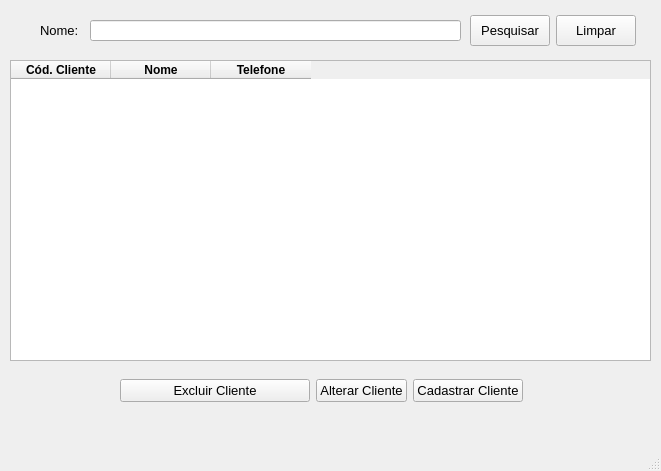
<?xml version="1.0" encoding="UTF-8"?>
<ui version="4.0">
 <class>FormClientes</class>
 <widget class="QMainWindow" name="FormClientes">
  <property name="geometry">
   <rect>
    <x>0</x>
    <y>0</y>
    <width>661</width>
    <height>471</height>
   </rect>
  </property>
  <property name="windowTitle">
   <string>Clientes</string>
  </property>
  <property name="windowIcon">
   <iconset>
    <normaloff>../../img/cadastrar usuario.png</normaloff>../../img/cadastrar usuario.png</iconset>
  </property>
  <widget class="QWidget" name="centralwidget">
   <widget class="QLabel" name="label">
    <property name="geometry">
     <rect>
      <x>40</x>
      <y>20</y>
      <width>41</width>
      <height>21</height>
     </rect>
    </property>
    <property name="font">
     <font>
      <pointsize>10</pointsize>
     </font>
    </property>
    <property name="text">
     <string>Nome:</string>
    </property>
   </widget>
   <widget class="QLineEdit" name="editPesquisaCliente">
    <property name="geometry">
     <rect>
      <x>90</x>
      <y>20</y>
      <width>371</width>
      <height>21</height>
     </rect>
    </property>
    <property name="text">
     <string/>
    </property>
   </widget>
   <widget class="QTableWidget" name="tableCliente">
    <property name="geometry">
     <rect>
      <x>10</x>
      <y>60</y>
      <width>641</width>
      <height>301</height>
     </rect>
    </property>
    <property name="layoutDirection">
     <enum>Qt::LeftToRight</enum>
    </property>
    <property name="autoFillBackground">
     <bool>false</bool>
    </property>
    <property name="editTriggers">
     <set>QAbstractItemView::NoEditTriggers</set>
    </property>
    <property name="gridStyle">
     <enum>Qt::SolidLine</enum>
    </property>
    <property name="rowCount">
     <number>0</number>
    </property>
    <column>
     <property name="text">
      <string>Cód. Cliente</string>
     </property>
     <property name="font">
      <font>
       <weight>75</weight>
       <bold>true</bold>
      </font>
     </property>
     <property name="textAlignment">
      <set>AlignCenter</set>
     </property>
    </column>
    <column>
     <property name="text">
      <string>Nome</string>
     </property>
     <property name="font">
      <font>
       <weight>75</weight>
       <bold>true</bold>
      </font>
     </property>
     <property name="textAlignment">
      <set>AlignCenter</set>
     </property>
    </column>
    <column>
     <property name="text">
      <string>Telefone</string>
     </property>
     <property name="font">
      <font>
       <weight>75</weight>
       <bold>true</bold>
      </font>
     </property>
     <property name="textAlignment">
      <set>AlignCenter</set>
     </property>
    </column>
   </widget>
   <widget class="QWidget" name="layoutWidget">
    <property name="geometry">
     <rect>
      <x>470</x>
      <y>15</y>
      <width>166</width>
      <height>31</height>
     </rect>
    </property>
    <layout class="QHBoxLayout" name="horizontalLayout">
     <item>
      <widget class="QPushButton" name="btnPesquisarCliente">
       <property name="maximumSize">
        <size>
         <width>100</width>
         <height>40</height>
        </size>
       </property>
       <property name="font">
        <font>
         <pointsize>10</pointsize>
        </font>
       </property>
       <property name="text">
        <string>Pesquisar</string>
       </property>
       <property name="icon">
        <iconset>
         <normaloff>../../img/lupa.png</normaloff>../../img/lupa.png</iconset>
       </property>
       <property name="iconSize">
        <size>
         <width>16</width>
         <height>16</height>
        </size>
       </property>
      </widget>
     </item>
     <item>
      <widget class="QPushButton" name="btnLimpar">
       <property name="maximumSize">
        <size>
         <width>100</width>
         <height>40</height>
        </size>
       </property>
       <property name="font">
        <font>
         <pointsize>10</pointsize>
        </font>
       </property>
       <property name="text">
        <string>Limpar</string>
       </property>
       <property name="icon">
        <iconset>
         <normaloff>../../img/borracha.png</normaloff>../../img/borracha.png</iconset>
       </property>
       <property name="iconSize">
        <size>
         <width>16</width>
         <height>16</height>
        </size>
       </property>
      </widget>
     </item>
    </layout>
   </widget>
   <widget class="QWidget" name="">
    <property name="geometry">
     <rect>
      <x>120</x>
      <y>370</y>
      <width>403</width>
      <height>42</height>
     </rect>
    </property>
    <layout class="QHBoxLayout" name="horizontalLayout_2">
     <item>
      <widget class="QPushButton" name="btnAlterarCliente_2">
       <property name="font">
        <font>
         <pointsize>10</pointsize>
        </font>
       </property>
       <property name="text">
        <string>Excluir Cliente</string>
       </property>
       <property name="icon">
        <iconset>
         <normaloff>../../img/excluircliente.png</normaloff>../../img/excluircliente.png</iconset>
       </property>
       <property name="iconSize">
        <size>
         <width>30</width>
         <height>30</height>
        </size>
       </property>
      </widget>
     </item>
     <item>
      <layout class="QGridLayout" name="gridLayout">
       <item row="0" column="0">
        <widget class="QPushButton" name="btnAlterarCliente">
         <property name="font">
          <font>
           <pointsize>10</pointsize>
          </font>
         </property>
         <property name="text">
          <string>Alterar Cliente</string>
         </property>
         <property name="icon">
          <iconset>
           <normaloff>../../img/editar usuario.png</normaloff>../../img/editar usuario.png</iconset>
         </property>
         <property name="iconSize">
          <size>
           <width>30</width>
           <height>30</height>
          </size>
         </property>
        </widget>
       </item>
       <item row="0" column="1">
        <widget class="QPushButton" name="btnCadastrarCliente">
         <property name="font">
          <font>
           <pointsize>10</pointsize>
          </font>
         </property>
         <property name="text">
          <string>Cadastrar Cliente</string>
         </property>
         <property name="icon">
          <iconset>
           <normaloff>../../img/cadastrar usuario.png</normaloff>../../img/cadastrar usuario.png</iconset>
         </property>
         <property name="iconSize">
          <size>
           <width>30</width>
           <height>30</height>
          </size>
         </property>
        </widget>
       </item>
      </layout>
     </item>
    </layout>
   </widget>
  </widget>
  <widget class="QStatusBar" name="statusbar"/>
 </widget>
 <tabstops>
  <tabstop>editPesquisaCliente</tabstop>
  <tabstop>btnPesquisarCliente</tabstop>
  <tabstop>btnLimpar</tabstop>
  <tabstop>tableCliente</tabstop>
  <tabstop>btnAlterarCliente</tabstop>
  <tabstop>btnCadastrarCliente</tabstop>
 </tabstops>
 <resources/>
 <connections>
  <connection>
   <sender>btnLimpar</sender>
   <signal>clicked()</signal>
   <receiver>editPesquisaCliente</receiver>
   <slot>clear()</slot>
   <hints>
    <hint type="sourcelabel">
     <x>617</x>
     <y>30</y>
    </hint>
    <hint type="destinationlabel">
     <x>218</x>
     <y>20</y>
    </hint>
   </hints>
  </connection>
 </connections>
</ui>
